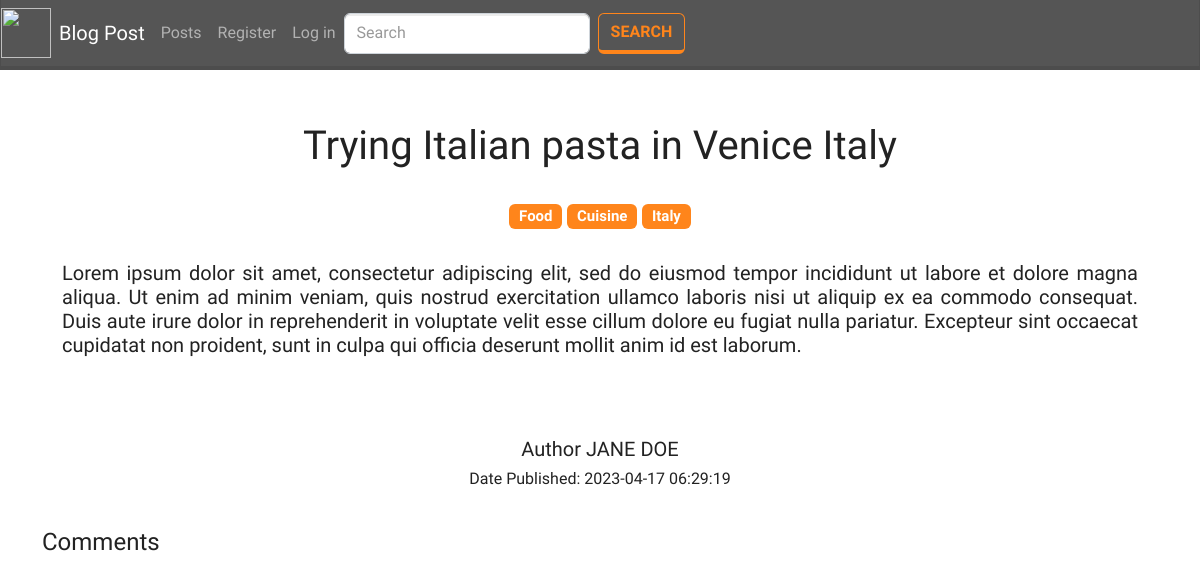
The app's page /single_post.php?id=5 with its own data.
### tables this page shows
CREATE TABLE `blogs` (
  `id` int(11) NOT NULL,
  `author_id` int(11) NOT NULL,
  `title` varchar(255) NOT NULL,
  `body` longtext NOT NULL,
  `tags` varchar(255) NOT NULL,
  `date_created` datetime NOT NULL
);

CREATE TABLE `users` (
  `id` int(11) NOT NULL,
  `first_name` varchar(255) NOT NULL,
  `middle_name` varchar(255) NOT NULL,
  `last_name` varchar(255) NOT NULL,
  `email` varchar(255) NOT NULL,
  `password` varchar(255) NOT NULL,
  `privacy_policy` varchar(255) NOT NULL,
  `is_admin` int(11) NOT NULL,
  `is_active` int(11) NOT NULL,
  `image` varchar(255) NOT NULL
);

### includes/functions.php (called while the page is built, shortened)
<?php
function getSinglePosts(){
    $id = $_GET['id'];
    $q = "SELECT b.id as `bid`, b.author_id, b.title, b.body, b.tags, b.date_created, u.id, u.first_name, u.last_name  FROM blogs b INNER JOIN users u ON b.author_id = u.id WHERE b.id = $id";
    $result = mysqli_query($_SESSION['conn'], $q);
    $temp = array();
    while ($row = $result->fetch_assoc()) {
        $temp[] = $row;
    }
    return $temp;
}

### single_post.php (the view, shortened to what this page needs)
<?php include('components/header.php'); ?>
<div class="container mt-5 ">
<div class="row m-1 p-1 text-center ">
        <div class="col">
            <?php foreach(getSinglePosts() as $res) {?>
            <h1><?= $res['title']?></h1>
            <br>
            <?php $tags = explode(',', $res['tags']) ?>
                <h5>
                    <?php foreach($tags as $tag){?>
                        <a  class="badge bg-warning" style="text-decoration: none"><?= $tag ?></a>
                    <?php } ?>
                </h5>
            <br>
            <h5 style="text-align: justify"><?= $res['body']?></h5>
            <br>
            <br>
            <br>
            <h5>Author <?= strtoupper($res['first_name'] . " " . $res['last_name'])?></h5>
            <h6>Date Published: <?= $res['date_created']?></h6>
            <br>
            <?php } ?>
        </div>
    </div>
    <div>
        <h4>Comments</h4>
    </div>
</div>
<?php include('components/footer.php'); ?>

### records on screen
blogs: title "Trying Italian pasta in Venice Italy", tags "Food", tags "Cuisine", tags "Italy", body "Lorem ipsum dolor sit amet, consectetur adipiscing elit, sed do eiusmod tempor incididunt ut labore et dolore magna aliqua. Ut enim ad minim veniam, quis nostrud exercitation ullamco laboris nisi ut aliquip ex ea commodo consequat. Duis aute irure dolor in reprehenderit in voluptate velit esse cillum dolore eu fugiat nulla pariatur. Excepteur sint occaecat cupidatat non proident, sunt in culpa qui officia deserunt mollit anim id est laborum.", author.last_name "JANE DOE", date_created "2023-04-17 06:29:19"
